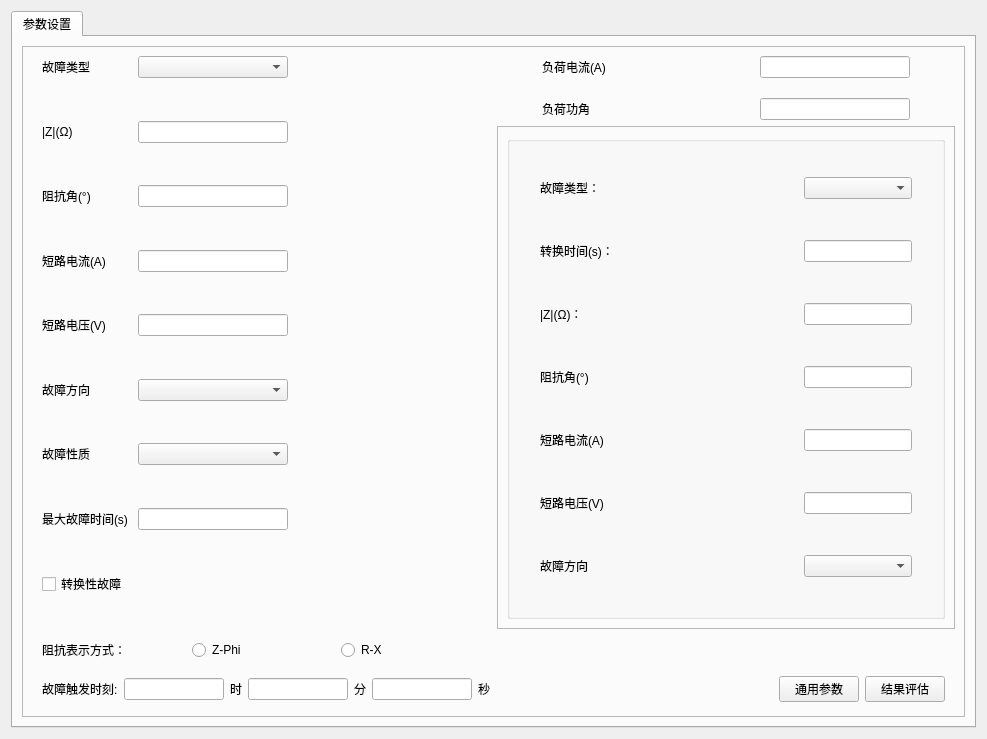
<?xml version="1.0" encoding="UTF-8"?>
<ui version="4.0">
 <class>QSttMacroParaEditViewCBOperate</class>
 <widget class="QWidget" name="QSttMacroParaEditViewCBOperate">
  <property name="geometry">
   <rect>
    <x>0</x>
    <y>0</y>
    <width>987</width>
    <height>739</height>
   </rect>
  </property>
  <property name="windowTitle">
   <string>Form</string>
  </property>
  <layout class="QGridLayout" name="gridLayout_4">
   <item row="0" column="0">
    <widget class="QTabWidget" name="tabWidget">
     <property name="currentIndex">
      <number>0</number>
     </property>
     <widget class="QWidget" name="tab">
      <attribute name="title">
       <string>参数设置</string>
      </attribute>
      <layout class="QGridLayout" name="gridLayout_3">
       <item row="0" column="0">
        <widget class="QFrame" name="frame">
         <property name="frameShape">
          <enum>QFrame::StyledPanel</enum>
         </property>
         <property name="frameShadow">
          <enum>QFrame::Raised</enum>
         </property>
         <layout class="QGridLayout" name="gridLayout">
          <item row="2" column="0">
           <layout class="QHBoxLayout" name="horizontalLayout_4">
            <property name="spacing">
             <number>0</number>
            </property>
            <property name="leftMargin">
             <number>10</number>
            </property>
            <property name="topMargin">
             <number>5</number>
            </property>
            <property name="bottomMargin">
             <number>5</number>
            </property>
            <item>
             <widget class="QLabel" name="m_pLabImpedanceWay">
              <property name="text">
               <string>阻抗表示方式：</string>
              </property>
             </widget>
            </item>
            <item>
             <widget class="QRadioButton" name="m_pChkAmpAngle">
              <property name="text">
               <string>Z-Phi</string>
              </property>
             </widget>
            </item>
            <item>
             <widget class="QRadioButton" name="m_pChkRX">
              <property name="text">
               <string>R-X</string>
              </property>
             </widget>
            </item>
           </layout>
          </item>
          <item row="1" column="0">
           <spacer name="verticalSpacer_10">
            <property name="orientation">
             <enum>Qt::Vertical</enum>
            </property>
            <property name="sizeHint" stdset="0">
             <size>
              <width>20</width>
              <height>40</height>
             </size>
            </property>
           </spacer>
          </item>
          <item row="0" column="0">
           <layout class="QVBoxLayout" name="verticalLayout">
            <item>
             <layout class="QFormLayout" name="formLayout">
              <property name="horizontalSpacing">
               <number>10</number>
              </property>
              <property name="verticalSpacing">
               <number>10</number>
              </property>
              <property name="leftMargin">
               <number>10</number>
              </property>
              <property name="topMargin">
               <number>0</number>
              </property>
              <property name="rightMargin">
               <number>10</number>
              </property>
              <property name="bottomMargin">
               <number>0</number>
              </property>
              <item row="0" column="0">
               <widget class="QLabel" name="m_pLabFaultType">
                <property name="text">
                 <string>故障类型</string>
                </property>
               </widget>
              </item>
              <item row="0" column="1">
               <widget class="QComboBox" name="m_pCmbFaultType">
                <property name="maximumSize">
                 <size>
                  <width>150</width>
                  <height>16777215</height>
                 </size>
                </property>
               </widget>
              </item>
              <item row="1" column="1">
               <spacer name="verticalSpacer">
                <property name="orientation">
                 <enum>Qt::Vertical</enum>
                </property>
                <property name="sizeHint" stdset="0">
                 <size>
                  <width>20</width>
                  <height>40</height>
                 </size>
                </property>
               </spacer>
              </item>
              <item row="2" column="0">
               <widget class="QLabel" name="m_pLabZ">
                <property name="text">
                 <string>|Z|(Ω)</string>
                </property>
               </widget>
              </item>
              <item row="2" column="1">
               <widget class="QSettingLineEdit" name="m_pEditZ">
                <property name="maximumSize">
                 <size>
                  <width>150</width>
                  <height>16777215</height>
                 </size>
                </property>
               </widget>
              </item>
              <item row="3" column="1">
               <spacer name="verticalSpacer_2">
                <property name="orientation">
                 <enum>Qt::Vertical</enum>
                </property>
                <property name="sizeHint" stdset="0">
                 <size>
                  <width>20</width>
                  <height>40</height>
                 </size>
                </property>
               </spacer>
              </item>
              <item row="4" column="0">
               <widget class="QLabel" name="m_pLabImpedanceAngle">
                <property name="text">
                 <string>阻抗角(°)</string>
                </property>
               </widget>
              </item>
              <item row="4" column="1">
               <widget class="QSettingLineEdit" name="m_pEditImpedanceAngle">
                <property name="maximumSize">
                 <size>
                  <width>150</width>
                  <height>16777215</height>
                 </size>
                </property>
               </widget>
              </item>
              <item row="5" column="1">
               <spacer name="verticalSpacer_3">
                <property name="orientation">
                 <enum>Qt::Vertical</enum>
                </property>
                <property name="sizeHint" stdset="0">
                 <size>
                  <width>20</width>
                  <height>40</height>
                 </size>
                </property>
               </spacer>
              </item>
              <item row="6" column="0">
               <widget class="QLabel" name="m_pLabCurShortCircuit">
                <property name="text">
                 <string>短路电流(A)</string>
                </property>
               </widget>
              </item>
              <item row="6" column="1">
               <widget class="QLineEdit" name="m_pEditCurShortCircuit">
                <property name="maximumSize">
                 <size>
                  <width>150</width>
                  <height>16777215</height>
                 </size>
                </property>
               </widget>
              </item>
              <item row="7" column="1">
               <spacer name="verticalSpacer_4">
                <property name="orientation">
                 <enum>Qt::Vertical</enum>
                </property>
                <property name="sizeHint" stdset="0">
                 <size>
                  <width>20</width>
                  <height>40</height>
                 </size>
                </property>
               </spacer>
              </item>
              <item row="8" column="0">
               <widget class="QLabel" name="m_pLabVolShortCircuit">
                <property name="text">
                 <string>短路电压(V)</string>
                </property>
               </widget>
              </item>
              <item row="8" column="1">
               <widget class="QLineEdit" name="m_pEditVolShortCircuit">
                <property name="maximumSize">
                 <size>
                  <width>150</width>
                  <height>16777215</height>
                 </size>
                </property>
               </widget>
              </item>
              <item row="9" column="1">
               <spacer name="verticalSpacer_5">
                <property name="orientation">
                 <enum>Qt::Vertical</enum>
                </property>
                <property name="sizeHint" stdset="0">
                 <size>
                  <width>20</width>
                  <height>40</height>
                 </size>
                </property>
               </spacer>
              </item>
              <item row="10" column="0">
               <widget class="QLabel" name="m_pLabFaultDirection">
                <property name="text">
                 <string>故障方向</string>
                </property>
               </widget>
              </item>
              <item row="10" column="1">
               <widget class="QComboBox" name="m_pCmbFaultDirection">
                <property name="maximumSize">
                 <size>
                  <width>150</width>
                  <height>16777215</height>
                 </size>
                </property>
               </widget>
              </item>
              <item row="11" column="1">
               <spacer name="verticalSpacer_6">
                <property name="orientation">
                 <enum>Qt::Vertical</enum>
                </property>
                <property name="sizeHint" stdset="0">
                 <size>
                  <width>20</width>
                  <height>40</height>
                 </size>
                </property>
               </spacer>
              </item>
              <item row="12" column="0">
               <widget class="QLabel" name="m_pLabFaultQuality">
                <property name="text">
                 <string>故障性质</string>
                </property>
               </widget>
              </item>
              <item row="12" column="1">
               <widget class="QComboBox" name="m_pCmbFaultQuality">
                <property name="maximumSize">
                 <size>
                  <width>150</width>
                  <height>16777215</height>
                 </size>
                </property>
               </widget>
              </item>
              <item row="13" column="1">
               <spacer name="verticalSpacer_7">
                <property name="orientation">
                 <enum>Qt::Vertical</enum>
                </property>
                <property name="sizeHint" stdset="0">
                 <size>
                  <width>20</width>
                  <height>40</height>
                 </size>
                </property>
               </spacer>
              </item>
              <item row="14" column="0">
               <widget class="QLabel" name="m_pLabLarFaultTime">
                <property name="text">
                 <string>最大故障时间(s)</string>
                </property>
               </widget>
              </item>
              <item row="14" column="1">
               <widget class="QSettingLineEdit" name="m_pEditLarFaultTime">
                <property name="maximumSize">
                 <size>
                  <width>150</width>
                  <height>16777215</height>
                 </size>
                </property>
               </widget>
              </item>
              <item row="16" column="0">
               <widget class="QCheckBox" name="m_pChkConversionFault">
                <property name="text">
                 <string>转换性故障</string>
                </property>
               </widget>
              </item>
              <item row="16" column="1">
               <spacer name="verticalSpacer_8">
                <property name="orientation">
                 <enum>Qt::Vertical</enum>
                </property>
                <property name="sizeHint" stdset="0">
                 <size>
                  <width>20</width>
                  <height>40</height>
                 </size>
                </property>
               </spacer>
              </item>
              <item row="15" column="1">
               <spacer name="verticalSpacer_9">
                <property name="orientation">
                 <enum>Qt::Vertical</enum>
                </property>
                <property name="sizeHint" stdset="0">
                 <size>
                  <width>20</width>
                  <height>40</height>
                 </size>
                </property>
               </spacer>
              </item>
              <item row="17" column="0">
               <spacer name="verticalSpacer_12">
                <property name="orientation">
                 <enum>Qt::Vertical</enum>
                </property>
                <property name="sizeHint" stdset="0">
                 <size>
                  <width>20</width>
                  <height>40</height>
                 </size>
                </property>
               </spacer>
              </item>
             </layout>
            </item>
           </layout>
          </item>
          <item row="0" column="1">
           <layout class="QVBoxLayout" name="verticalLayout_3">
            <item>
             <layout class="QGridLayout" name="gridLayout_5">
              <property name="leftMargin">
               <number>45</number>
              </property>
              <property name="rightMargin">
               <number>45</number>
              </property>
              <property name="bottomMargin">
               <number>0</number>
              </property>
              <property name="horizontalSpacing">
               <number>0</number>
              </property>
              <property name="verticalSpacing">
               <number>20</number>
              </property>
              <item row="1" column="1">
               <widget class="QLineEdit" name="m_pEditPowerAngleLoad">
                <property name="maximumSize">
                 <size>
                  <width>150</width>
                  <height>16777215</height>
                 </size>
                </property>
               </widget>
              </item>
              <item row="1" column="0">
               <widget class="QLabel" name="m_pLabPowerAngleLoad">
                <property name="text">
                 <string>负荷功角</string>
                </property>
               </widget>
              </item>
              <item row="0" column="0">
               <widget class="QLabel" name="m_pLabCurLoad">
                <property name="text">
                 <string>负荷电流(A)</string>
                </property>
               </widget>
              </item>
              <item row="0" column="1">
               <widget class="QLineEdit" name="m_pEditCurLoad">
                <property name="maximumSize">
                 <size>
                  <width>150</width>
                  <height>16777215</height>
                 </size>
                </property>
               </widget>
              </item>
             </layout>
            </item>
            <item>
             <widget class="QFrame" name="frame_2">
              <property name="frameShape">
               <enum>QFrame::StyledPanel</enum>
              </property>
              <property name="frameShadow">
               <enum>QFrame::Raised</enum>
              </property>
              <layout class="QVBoxLayout" name="verticalLayout_2">
               <item>
                <widget class="QGroupBox" name="groupBox">
                 <property name="title">
                  <string/>
                 </property>
                 <layout class="QGridLayout" name="gridLayout_2" columnstretch="1,0">
                  <property name="leftMargin">
                   <number>30</number>
                  </property>
                  <property name="topMargin">
                   <number>0</number>
                  </property>
                  <property name="rightMargin">
                   <number>30</number>
                  </property>
                  <property name="bottomMargin">
                   <number>0</number>
                  </property>
                  <item row="6" column="0">
                   <widget class="QLabel" name="m_pLabRFaultDirection">
                    <property name="text">
                     <string>故障方向</string>
                    </property>
                   </widget>
                  </item>
                  <item row="6" column="1">
                   <widget class="QComboBox" name="m_pCmbRFaultDirection">
                    <property name="maximumSize">
                     <size>
                      <width>150</width>
                      <height>16777215</height>
                     </size>
                    </property>
                   </widget>
                  </item>
                  <item row="3" column="1">
                   <widget class="QSettingLineEdit" name="m_pEditRImpedanceAngle">
                    <property name="maximumSize">
                     <size>
                      <width>150</width>
                      <height>16777215</height>
                     </size>
                    </property>
                   </widget>
                  </item>
                  <item row="2" column="0">
                   <widget class="QLabel" name="m_pLabRZ">
                    <property name="text">
                     <string>|Z|(Ω)：</string>
                    </property>
                   </widget>
                  </item>
                  <item row="3" column="0">
                   <widget class="QLabel" name="m_pLabRImpedanceAngle">
                    <property name="text">
                     <string>阻抗角(°)</string>
                    </property>
                   </widget>
                  </item>
                  <item row="0" column="0">
                   <widget class="QLabel" name="m_pLabRFaultType">
                    <property name="text">
                     <string>故障类型：</string>
                    </property>
                   </widget>
                  </item>
                  <item row="0" column="1">
                   <widget class="QComboBox" name="m_pCmbRFaultType">
                    <property name="maximumSize">
                     <size>
                      <width>150</width>
                      <height>16777215</height>
                     </size>
                    </property>
                   </widget>
                  </item>
                  <item row="1" column="0">
                   <widget class="QLabel" name="m_pLabConversionTime">
                    <property name="text">
                     <string>转换时间(s)：</string>
                    </property>
                   </widget>
                  </item>
                  <item row="1" column="1">
                   <widget class="QLineEdit" name="m_pEditConversionTime">
                    <property name="maximumSize">
                     <size>
                      <width>150</width>
                      <height>16777215</height>
                     </size>
                    </property>
                   </widget>
                  </item>
                  <item row="2" column="1">
                   <widget class="QSettingLineEdit" name="m_pEditRZ">
                    <property name="maximumSize">
                     <size>
                      <width>150</width>
                      <height>16777215</height>
                     </size>
                    </property>
                   </widget>
                  </item>
                  <item row="4" column="0">
                   <widget class="QLabel" name="m_pLabRCurShortCircuit">
                    <property name="text">
                     <string>短路电流(A)</string>
                    </property>
                   </widget>
                  </item>
                  <item row="4" column="1">
                   <widget class="QLineEdit" name="m_pEditRCurShortCircuit">
                    <property name="maximumSize">
                     <size>
                      <width>150</width>
                      <height>16777215</height>
                     </size>
                    </property>
                   </widget>
                  </item>
                  <item row="5" column="0">
                   <widget class="QLabel" name="m_pLabRVolShortCircuit">
                    <property name="text">
                     <string>短路电压(V)</string>
                    </property>
                   </widget>
                  </item>
                  <item row="5" column="1">
                   <widget class="QLineEdit" name="m_pEditRVolShortCircuit">
                    <property name="maximumSize">
                     <size>
                      <width>150</width>
                      <height>16777215</height>
                     </size>
                    </property>
                   </widget>
                  </item>
                 </layout>
                </widget>
               </item>
              </layout>
             </widget>
            </item>
           </layout>
          </item>
          <item row="4" column="0" colspan="2">
           <layout class="QHBoxLayout" name="horizontalLayout">
            <property name="leftMargin">
             <number>10</number>
            </property>
            <property name="topMargin">
             <number>5</number>
            </property>
            <property name="bottomMargin">
             <number>5</number>
            </property>
            <item>
             <widget class="QLabel" name="m_pLabFaultTrigTime">
              <property name="text">
               <string>故障触发时刻:</string>
              </property>
             </widget>
            </item>
            <item>
             <widget class="QLineEdit" name="m_pEditHour">
              <property name="maximumSize">
               <size>
                <width>100</width>
                <height>16777215</height>
               </size>
              </property>
             </widget>
            </item>
            <item>
             <widget class="QLabel" name="m_pLabHour">
              <property name="text">
               <string>时</string>
              </property>
             </widget>
            </item>
            <item>
             <widget class="QLineEdit" name="m_pEditMinute">
              <property name="maximumSize">
               <size>
                <width>100</width>
                <height>16777215</height>
               </size>
              </property>
             </widget>
            </item>
            <item>
             <widget class="QLabel" name="m_pLabMinute">
              <property name="text">
               <string>分</string>
              </property>
             </widget>
            </item>
            <item>
             <widget class="QLineEdit" name="m_pEditSecond">
              <property name="maximumSize">
               <size>
                <width>100</width>
                <height>16777215</height>
               </size>
              </property>
             </widget>
            </item>
            <item>
             <widget class="QLabel" name="m_pLabSecond">
              <property name="text">
               <string>秒</string>
              </property>
             </widget>
            </item>
            <item>
             <spacer name="horizontalSpacer_5">
              <property name="orientation">
               <enum>Qt::Horizontal</enum>
              </property>
              <property name="sizeHint" stdset="0">
               <size>
                <width>40</width>
                <height>20</height>
               </size>
              </property>
             </spacer>
            </item>
            <item>
             <layout class="QHBoxLayout" name="horizontalLayout_3">
              <property name="leftMargin">
               <number>10</number>
              </property>
              <property name="rightMargin">
               <number>10</number>
              </property>
              <item>
               <widget class="QPushButton" name="m_pBtnCommonParas">
                <property name="text">
                 <string>通用参数</string>
                </property>
               </widget>
              </item>
              <item>
               <widget class="QPushButton" name="m_pBtnResultAssess">
                <property name="text">
                 <string>结果评估</string>
                </property>
               </widget>
              </item>
             </layout>
            </item>
           </layout>
          </item>
          <item row="3" column="0">
           <spacer name="verticalSpacer_11">
            <property name="orientation">
             <enum>Qt::Vertical</enum>
            </property>
            <property name="sizeHint" stdset="0">
             <size>
              <width>20</width>
              <height>40</height>
             </size>
            </property>
           </spacer>
          </item>
         </layout>
         <zorder></zorder>
         <zorder>verticalSpacer_10</zorder>
         <zorder>verticalSpacer_11</zorder>
        </widget>
       </item>
      </layout>
     </widget>
    </widget>
   </item>
  </layout>
 </widget>
 <customwidgets>
  <customwidget>
   <class>QSettingLineEdit</class>
   <extends>QLineEdit</extends>
   <header>../../UI/Controls/SettingCtrls/qsettinglineedit.h</header>
  </customwidget>
 </customwidgets>
 <resources/>
 <connections/>
</ui>
